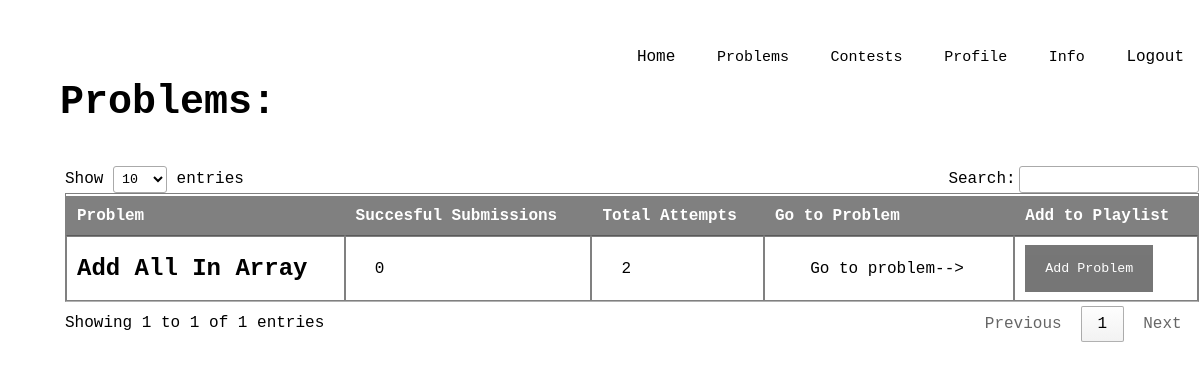
Page /dashboard/problems/ (signed in) on the earlier database version.
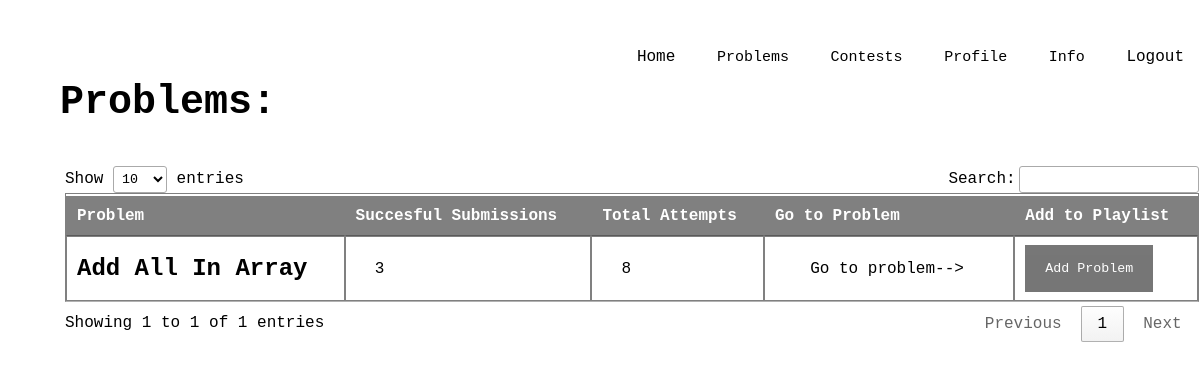
Same page on the later database version.
### problems/models.py (models this page shows)
class Question(models.Model):
    problemCode = models.CharField(max_length=50)
    problemName = models.CharField(max_length=100)
    problemStatement = models.TextField()
    timeLimit = models.FloatField()
    memoryLimit = models.IntegerField()
    marking = models.IntegerField()
    access = models.IntegerField()
    creator = models.CharField(max_length=20)
    editorialist = models.CharField(max_length=20)
    totalAttempts = models.IntegerField()
    successfulAttempts = models.IntegerField()

### problems/views.py (the view)
# urls.py: path('problems/',problemsView,name='problems'),
@login_required
def problemsView(request):
    questions = Question.objects.all()
    allEntriesInUserPlaylist = UserPlaylist.objects.all()
    categories = []
    for entry in allEntriesInUserPlaylist:
        if entry.userId_id == request.user.id:
            categories.append(entry.playlistCategory)
    all_questions = []
    registerLog('INFO','GET',request.user.username,'Problem','ViewProblemList',get_client_ip(request))
    for ques in questions:
        if ques.access == 1 or ques.creator == request.user.username:
            all_questions.append(ques)
    return render(request,'problems.html',{'all_problems':all_questions,'categories':categories})

### OJ/loggingUtils.py (called while the page is built)
def get_client_ip(request):
    x_forwarded_for = request.META.get('HTTP_X_FORWARDED_FOR')
    if x_forwarded_for:
        ip = x_forwarded_for.split(',')[0]
    else:
        ip = request.META.get('REMOTE_ADDR')
    return ip

def registerLog(level, method, username, function, activity, IP):
	log = logging.getLogger('CallOJLogs')
	staticLogInfo = {'clientip': IP, 'user': username}
	if level == "INFO":
		log.info('"'+ method + ' '+ username + ' '+ function +' '+ activity +'"', extra = staticLogInfo)
	elif level == "ERROR":
		log.error('"'+ method + ' '+ username + ' '+ function +' '+ activity +'"', extra = staticLogInfo)
	else:
		log.debug('"'+ method + ' '+ username + ' '+ function +' '+ activity +'"', extra = staticLogInfo)

### templates/problems.html (shortened to what this page needs)
<head>
    {% load static %}
    <link rel="stylesheet" type="text/css" href="http://cdn.datatables.net/1.10.21/css/jquery.dataTables.min.css" />
        <link rel="stylesheet" type="text/css"  href="{% static "css/problems.css" %}">
    </head>
    <body>
        <header>
            <div class="main">
                <ul>
                    <li><a href="/dashboard">Home</a></li>
                    <div class="dropdown">
                        <button class="dropbtn">Problems</button>
                    </div>
                    <div class="dropdown">
                        <button class="dropbtn">Contests</button>
                    </div>
                    <div class="dropdown">
                        <button class="dropbtn">Profile</button>
                    </div>
                    <div class="dropdown">
                      <button class="dropbtn">Info</button>
                  </div>
                    <li><a href="/logout/">Logout</a></li>
                </ul>
            </div>
        </header>
        <div class ="title">
            <h1> Problems: </h1> <br> <br>
            <div style="width:105%; padding:5px;">
                <table id="t01">
                    <thead>
                        <tr>
                            <th>Problem</th>
                            <th>Succesful Submissions</th>
                            <th>Total Attempts</th>
                            <th>Go to Problem</th>
                            <th>Add to Playlist</th>
                        </tr>
                    </thead>
                    <tbody>
            {% for problem in all_problems %}
                <tr>
                <td><h2>  {{ problem.problemName }} </h2></td>
                <td> &nbsp {{ problem.successfulAttempts }}</td>
                <td> &nbsp  {{ problem.totalAttempts }} </td>
                <td> &nbsp <form action="/dashboard/problems/{{ problem.id }}/"
                    style="display: inline;"
                    method="post">
                    <input type="submit" value="Go to problem-->"/>
                </form></td>
                <td>
                  <button class="open-button" onclick="openForm2('{{ problem.problemCode }}');">Add Problem</button></td>
                </tr>
            {% endfor %}
                </tbody>
              </table>
            </div>
        </div>
    </body>

Differences in the rows shown:
changed Question "Add All In Array": successfulAttempts "0" → "3"; totalAttempts "2" → "8"
